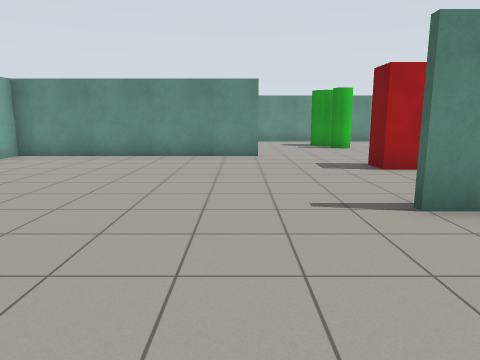
View 1 (above)

19 first-person views from a walk through a Gazebo world. The camera is 1.2 m above the floor, tilts 10° down and sees 70° across. The lines on the ground mark 1 m squares. The floor is counted in squares, 1 m on a side. Each view is taken from the middle of a square. On the plan, view 1 faces up. The plan holds only what a view shows up to about 14 squares ahead; the rest is blank.

View 2
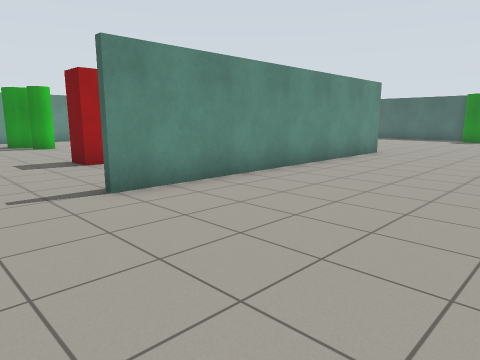

View 3
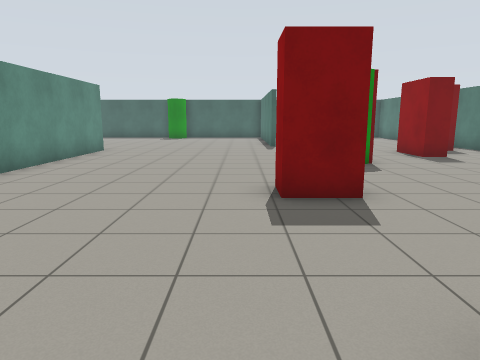

View 4
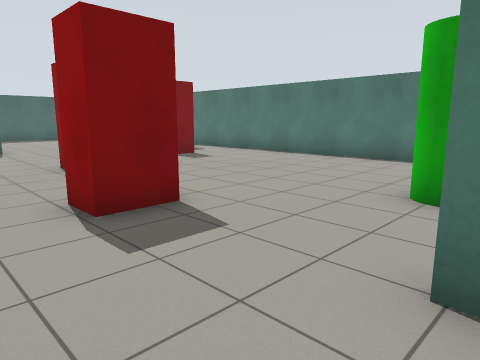

View 5
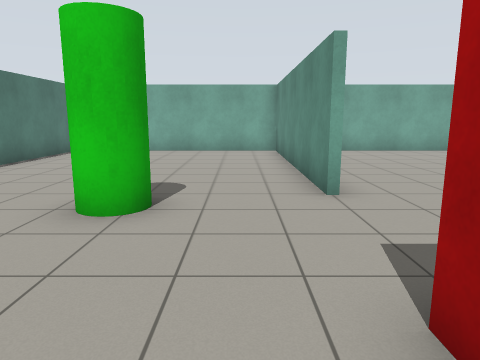

View 6
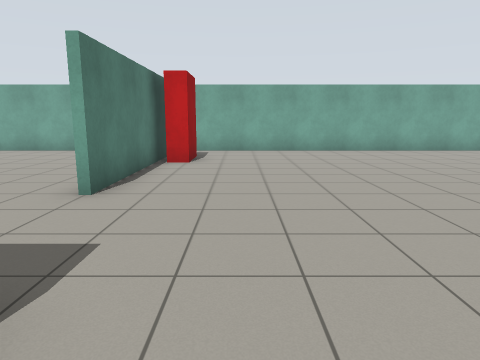

View 7
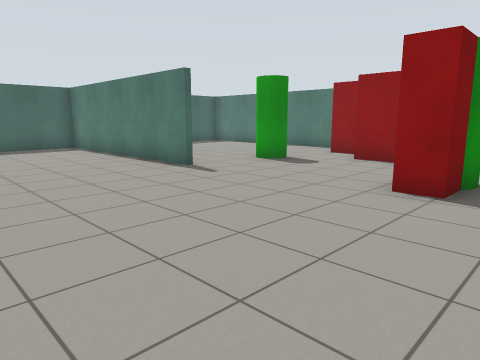

View 8
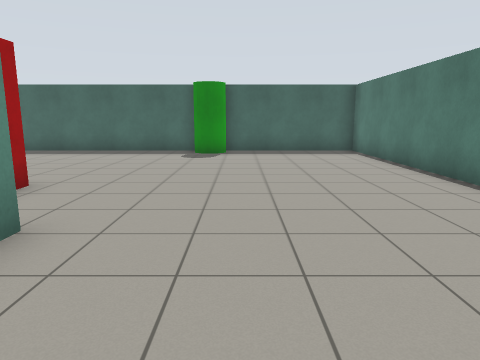

View 9
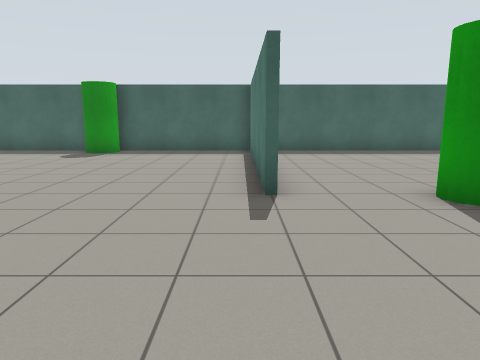

View 10
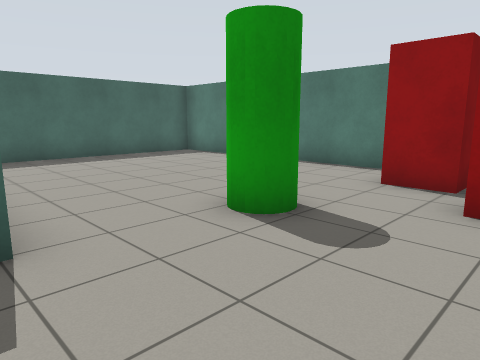

View 11
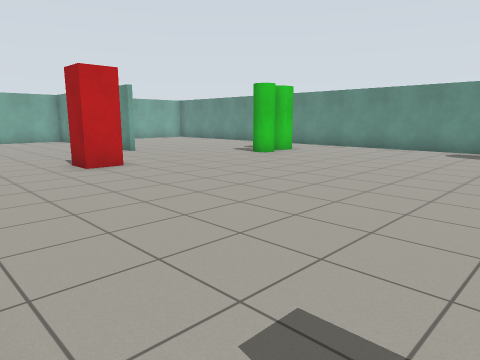

View 12
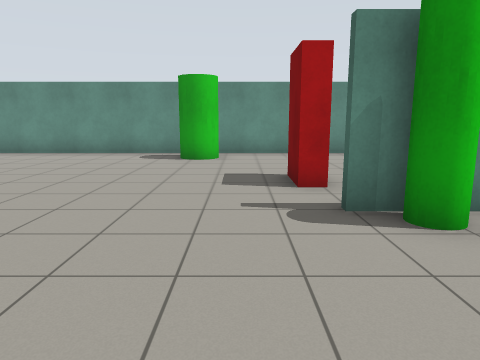

View 13
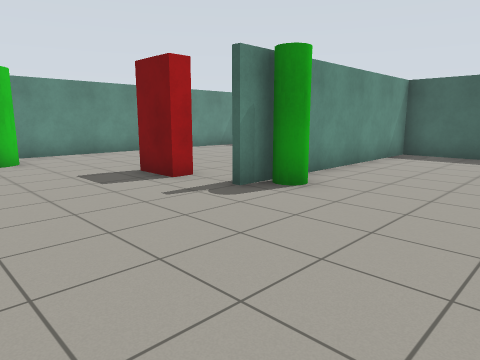

View 14
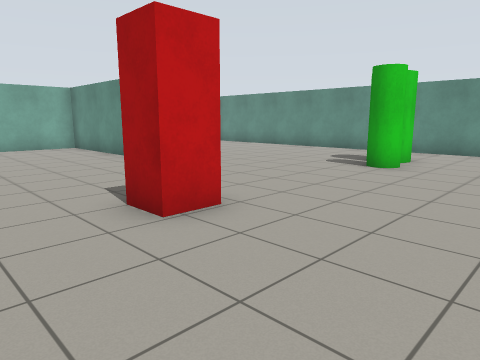

View 15
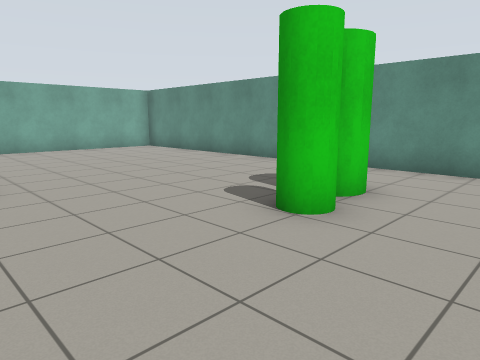

View 16
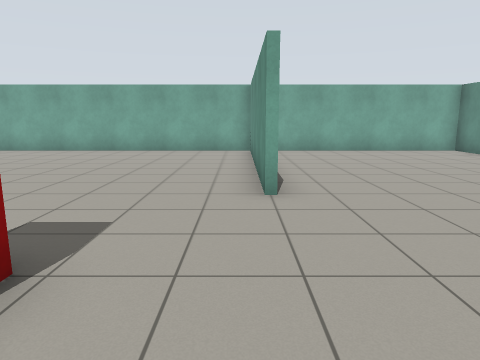

View 17
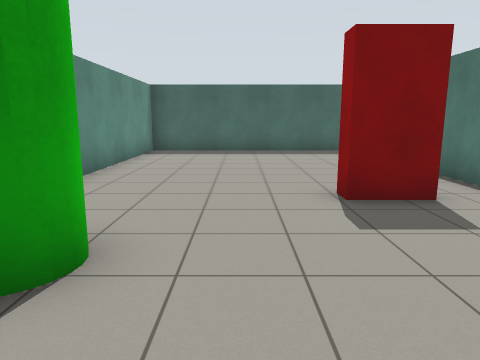

View 18
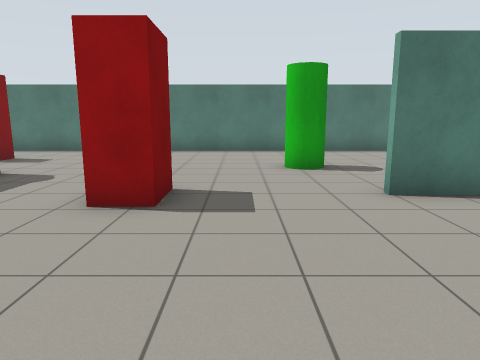

View 19
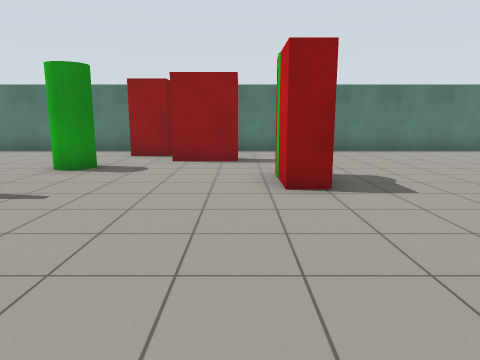

### Floor plan
Points are (right, up) in squares from view 1. A wall is a line through its corners. A room is listed if a view was taken in it or the views show most of it. See-through windows are left out.
Room 1 (views 1, 2, 3, 4, 5, 6, 7, 8, 9, 10, 11, 12, 13, 14, 15, 16, 17, 18, 19)
walls: (12.6, 4.4) (2.4, 4.4); (0.6, -2.6) (-3.5, -2.6); (0.6, 11.4) (-7.4, 11.4) (-7.4, -1.7); (14.4, -2.4) (22.4, -2.4) (22.4, 11.4) (14.4, 11.4); (15.1, 11.6) (16.5, 11.6); (-3.5, -2.4) (0.6, -2.4); (-5.4, -2.6) (-7.4, -2.6) (-7.4, -9.4); (22.4, 12) (22.4, 19.4) (-7.4, 19.4) (-7.4, 12.5); (-7, -10.4) (22.4, -10.4) (22.4, -3.5)
objects: red box (-5, -2) to (-4, -2); green cylinder (1, -6) to (2, -5); red box (4, -3) to (5, -2); red box (4, 8) to (4, 9); green cylinder (4, 15) to (5, 15); green cylinder (4, 16) to (4, 17); green cylinder (8, -4) to (9, -4); red box (9, -3); red box (10, -7) to (12, -7); green cylinder (11, 18) to (12, 18); red box (13, -9); red box (13, 6) to (15, 6); green cylinder (14, -6) to (14, -5); red box (14, 13) to (14, 14); green cylinder (15, 11); green cylinder (21, 3) to (22, 3)

Where each view was taken, in squares from view 1:
view 1: 0 up, 0 right, facing up
view 2: 1 down, 0 right, facing up-right
view 3: 1 down, 1 left, facing right
view 4: 0 up, 0 right, facing down-right
view 5: 4 down, 6 right, facing left
view 6: 0 up, 6 right, facing left
view 7: 3 up, 7 right, facing down-right
view 8: 2 up, 9 right, facing right
view 9: 2 down, 9 right, facing right
view 10: 2 down, 11 right, facing down-right
view 11: 5 up, 13 right, facing up-left
view 12: 7 up, 13 right, facing up
view 13: 7 up, 10 right, facing up-right
view 14: 6 up, 8 right, facing up-left
view 15: 11 up, 7 right, facing up-left
view 16: 11 up, 6 right, facing left
view 17: 16 up, 9 right, facing right
view 18: 3 up, 3 right, facing down
view 19: 3 up, 10 right, facing down
